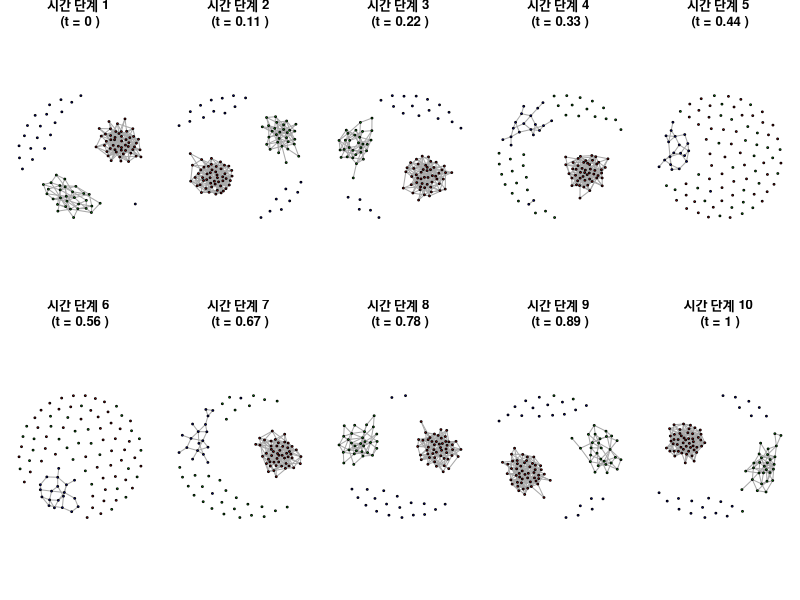
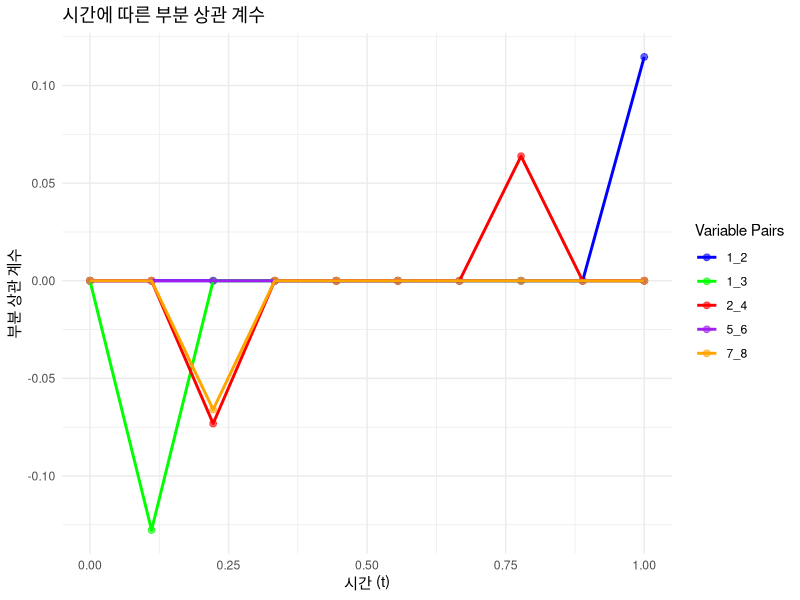
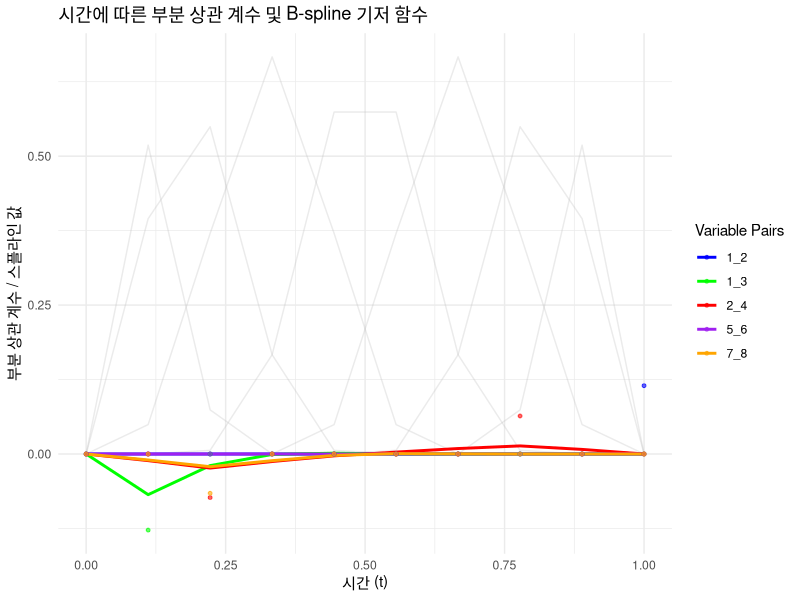

Write the R code that produced these figures, in order.
# 필요한 패키지 설치 및 로드
required_packages <- c("igraph", "Matrix", "MASS", "splines", "ggplot2", "reshape2", "glmnet")
new_packages <- required_packages[!(required_packages %in% installed.packages()[,"Package"])]
if(length(new_packages)) install.packages(new_packages)

library(igraph)
library(Matrix)
library(MASS)       # 다변량 정규분포 샘플링을 위해
library(splines)    # B-spline 기저 함수 생성을 위해
library(ggplot2)    # 시각화를 위해
library(reshape2)   # 데이터 재구성을 위해
library(glmnet)     # 페널티 기반 회귀를 위해

# 1. 데이터 생성 및 네트워크 시각화

# 시간에 따라 변하는 함수 f1(t), f2(t), f3(t) 정의
f1 <- function(t) {
  if (t >= 0 && t <= 0.342) {
    return(5 * (t - 0.5)^2 - 0.125)
  } else if (t > 0.342 && t <= 0.658) {
    return(0)
  } else if (t > 0.658 && t <= 1) {
    return(-5 * (t - 0.5)^2 + 0.125)
  } else {
    stop("t는 [0, 1] 범위 내에 있어야 합니다.")
  }
}

f2 <- function(t) {
  if (t >= 0 && t <= 0.3) {
    return(-3 * t + 0.9)
  } else if (t > 0.3 && t <= 0.7) {
    return(0)
  } else if (t > 0.7 && t <= 1) {
    return(3 * t - 2.1)
  } else {
    stop("t는 [0, 1] 범위 내에 있어야 합니다.")
  }
}

f3 <- function(t) {
  if (t >= 0.3 && t <= 0.7) {
    return(-22.5 * (t - 0.5)^2 + 0.9)
  } else {
    return(0)
  }
}

# 집중 행렬 생성 함수 정의 (대각 우위 보장)
generate_precision_matrix <- function(block_sizes, fk, rho = 0.08, epsilon = 1e-4) {
  p <- sum(block_sizes)  # 전체 노드 수
  A <- matrix(0, nrow = p, ncol = p)  # 0으로 초기화
  
  # 블록의 시작과 끝 인덱스 계산
  block_ends <- cumsum(block_sizes)
  block_starts <- c(1, head(block_ends, -1) + 1)
  
  for (k in 1:length(block_sizes)) {
    start <- block_starts[k]
    end <- block_ends[k]
    size <- block_sizes[k]
    
    # 베르누이 랜덤 변수 생성
    U <- matrix(rbinom(size * size, 1, rho), nrow = size, ncol = size)
    
    # 대각 성분은 0으로 설정 (자기 자신과의 연결은 없음)
    diag(U) <- 0
    
    # 비대각 성분에 fk[k] * U 적용
    A_block <- fk[k] * U
    
    # 행렬 A에 블록 삽입
    A[start:end, start:end] <- A_block
  }
  
  # 대칭 행렬로 만들기 (교환 가능성 유지)
  A <- (A + t(A)) / 2
  
  # 대각 성분 설정 (대각 우위 보장)
  diag(A) <- abs(rowSums(A)) + 1  # 각 행의 절대값 합 + 1
  
  # 양의 정부호성 확인 및 보정
  eigenvalues <- eigen(A, symmetric = TRUE, only.values = TRUE)$values
  
  if (min(eigenvalues) <= 0) {
    A <- A + (abs(min(eigenvalues)) + epsilon) * diag(p)
    cat("양의 정부호성 보정을 수행했습니다.\n")
  }
  
  return(A)
}

# 블록별 노드 수 설정
block_sizes <- c(50, 30, 20)  # 블록1: 50노드, 블록2: 30노드, 블록3: 20노드

# 시간 단계 설정
time_steps <- 10

# 샘플 크기 설정
n_samples <- 200

# 전체 노드 수
p <- sum(block_sizes)

# 생성된 데이터를 저장할 배열 초기화 (n_samples x p x time_steps)
data_array <- array(0, dim = c(n_samples, p, time_steps))

# 각 시간 단계에서의 공분산 행렬을 저장할 리스트 초기화
covariance_matrices <- vector("list", time_steps)

# 각 시간 단계에서의 집중 행렬을 저장할 리스트 초기화
precision_matrices <- vector("list", time_steps)

# 시간 점들 계산 (0부터 1까지 균등한 간격으로)
time_points <- seq(0, 1, length.out = time_steps)

# 그래프 생성 및 시각화 반복을 위한 그래픽 파라미터 설정
par(mfrow = c(2, ceiling(time_steps / 2)), mar = c(1, 1, 2, 1))  # 그래프 간 여백 조정

for (t_idx in 1:time_steps) {
  t_real <- time_points[t_idx]
  
  cat("\n시간 단계:", t_idx, "(t_real =", round(t_real, 3), ")\n")
  
  # 각 함수 f1(t), f2(t), f3(t) 계산
  fk_current <- c(f1(t_real), f2(t_real), f3(t_real))
  
  cat("fk_current:", fk_current, "\n")
  
  # 집중 행렬 생성
  A_t <- generate_precision_matrix(block_sizes, fk_current, rho = 0.08)
  
  # A_t의 차원 확인
  cat("A_t dimensions:", dim(A_t), "\n")
  
  # 공분산 행렬 계산 시도
  Sigma_t <- tryCatch({
    solve(A_t)
  }, error = function(e) {
    cat("공분산 행렬을 계산하는 중 에러 발생:", e$message, "\n")
    # 정밀 행렬에 약간의 노이즈 추가하여 양의 정부호성 보장
    A_t_adj <- A_t + 1e-4 * diag(p)
    solve(A_t_adj)
  })
  
  # Sigma_t의 차원 확인
  cat("Sigma_t dimensions:", dim(Sigma_t), "\n")
  
  # 공분산 행렬 대칭화 (수치 오차 방지)
  Sigma_t <- (Sigma_t + t(Sigma_t)) / 2
  
  # 양의 정부호성 확인 및 보정
  eigenvalues <- eigen(Sigma_t, symmetric = TRUE, only.values = TRUE)$values
  min_eigenvalue <- min(eigenvalues)
  
  if (min_eigenvalue <= 0) {
    Sigma_t <- Sigma_t + (abs(min_eigenvalue) + 1e-4) * diag(p)
    cat("양의 정부호성 보정을 수행했습니다.\n")
  }
  
  # 공분산 행렬 및 집중 행렬 저장
  covariance_matrices[[t_idx]] <- Sigma_t
  precision_matrices[[t_idx]] <- A_t
  
  # 다변량 정규분포로부터 데이터 샘플링
  data_samples <- mvrnorm(n = n_samples, mu = rep(0, p), Sigma = Sigma_t)
  
  # 데이터 배열에 저장
  data_array[, , t_idx] <- data_samples
  
  # 집중 행렬을 인접 행렬로 변환 (비대각 성분이 0이 아닌 경우에만 연결)
  adj_matrix_t <- as.matrix(A_t)
  adj_matrix_t[adj_matrix_t != 0] <- 1  # 연결 여부만 표시
  diag(adj_matrix_t) <- 0              # 자기 자신과의 연결 제거
  
  # 그래프 생성
  g_t <- graph_from_adjacency_matrix(adj_matrix_t, mode = "undirected", diag = FALSE)
  
  # 정점 수와 간선 수 확인
  cat("Time_step", t_idx, "has", vcount(g_t), "vertices and", ecount(g_t), "edges.\n")
  
  # 정점 이름을 명시적으로 설정
  V(g_t)$name <- as.character(1:p)
  
  # 블록 정보 추가 (정점 순서대로 할당)
  V(g_t)$block <- rep(1:length(block_sizes), times = block_sizes)
  
  # 블록별 색상 설정
  block_colors <- c("red", "green", "blue")
  
  # 블록 색상이 올바르게 설정되었는지 확인
  if (length(V(g_t)$block) != vcount(g_t)) {
    cat("Error: Length of block assignments (", length(V(g_t)$block), 
        ") does not match number of vertices (", vcount(g_t), ").\n", sep = "")
  } else {
    V(g_t)$color <- block_colors[V(g_t)$block]
  }
  
  # 네트워크 플롯
  plot(g_t,
       vertex.size = 3,
       vertex.label = NA,
       main = paste("시간 단계", t_idx, "\n(t =", round(t_real, 2), ")"),
       layout = layout_with_fr(g_t))
}

# 데이터 구조 확인
cat("\n데이터 배열의 차원:", dim(data_array), "\n")  # n_samples x p x time_steps

# 데이터 배열의 예시 출력
# 첫 번째 샘플, 첫 번째 노드, 시간 단계별 값
cat("첫 번째 샘플, 첫 번째 노드의 시간 단계별 값:\n")
print(data_array[1, 1, ])

# 2. 부분 상관 계수 계산

# 부분 상관 계수를 저장할 리스트 초기화
partial_correlations <- vector("list", time_steps)

for (t_idx in 1:time_steps) {
  Sigma_t <- covariance_matrices[[t_idx]]
  Theta_t <- precision_matrices[[t_idx]]
  
  cat("\nTheta_t for time_step", t_idx, ":\n")
  
  # Theta_t가 NULL인지 확인
  if (is.null(Theta_t)) {
    cat("Theta_t for time_step", t_idx, "is NULL. Skipping.\n")
    next
  }
  
  # Theta_t의 크기 확인
  cat("Theta_t dimensions:", dim(Theta_t), "\n")
  
  if (!all(dim(Theta_t) == c(p, p))) {
    cat("Theta_t for time_step", t_idx, "does not match expected dimensions. Skipping.\n")
    next
  }
  
  cat("Processing time_step", t_idx, "\n")
  
  # 부분 상관 계수 계산
  rho_matrix_t <- matrix(0, nrow = p, ncol = p)
  
  for (i in 1:(p-1)) {
    for (j in (i+1):p) {
      rho_ij <- -Theta_t[i, j] / sqrt(Theta_t[i, i] * Theta_t[j, j])
      rho_matrix_t[i, j] <- rho_ij
      rho_matrix_t[j, i] <- rho_ij
    }
  }
  
  partial_correlations[[t_idx]] <- rho_matrix_t
}

# 부분 상관 계수 존재 여부 확인
cat("\npartial_correlations 리스트의 NULL 여부:\n")
print(sapply(partial_correlations, is.null))  # Should all be FALSE

# 3. B-spline 기저 함수 생성

# B-spline 기저 함수 생성 (계수 중첩을 반영하도록 수정)
num_knots <- 5  # 내부 노드 수를 5로 설정
degree <- 3     # 3차 B-spline

# 시간 점들 계산 (0부터 1까지 균등한 간격으로)
time_points <- seq(0, 1, length.out = time_steps)

# 노드 설정 (경계 노드 포함)
knots <- c(rep(time_points[1], degree), 
           quantile(time_points, probs = seq(0, 1, length.out = num_knots + 2))[-c(1, num_knots + 2)], 
           rep(time_points[length(time_points)], degree))

# splineDesign 함수 호출 시 outer.ok = TRUE 설정
bs_basis <- splineDesign(knots = knots, x = time_points, ord = degree + 1, outer.ok = TRUE)

# 기저 함수의 차원 확인
cat("\nbs_basis dimensions:", dim(bs_basis), "\n")  # time_steps x (num_knots + degree)

# B-spline 기저 함수 데이터를 데이터 프레임으로 변환
spline_data <- data.frame(Time = time_points)
for (h in 1:ncol(bs_basis)) {
  spline_data[[paste0("B", h)]] <- bs_basis[, h]
}

# 데이터 프레임을 길게 변환 (melt)
if (exists("spline_data")) {
  spline_data_long <- melt(spline_data, id.vars = "Time", variable.name = "Spline", value.name = "Value")
} else {
  stop("Error: 'spline_data' 객체가 생성되지 않았습니다.")
}

# `spline_data_long` 객체 확인
if (!exists("spline_data_long")) {
  stop("Error: 'spline_data_long' 객체가 생성되지 않았습니다.")
}

cat("\nspline_data_long의 첫 몇 행:\n")
print(head(spline_data_long))

# 4. 그룹 SCAD 패널티 및 최적화 알고리즘 구현

# 선택된 변수 쌍 선택 (예: 5개의 변수 쌍)
selected_pairs <- list(
  c(1, 2),
  c(1, 3),
  c(2, 4),
  c(5, 6),
  c(7, 8)
)

# 그룹 구조 정의: 각 스플라인 기저 함수는 degree+1개의 인접한 계수와 연관됨
group_size <- degree + 1
groups <- list()
num_basis <- ncol(bs_basis)
for (h in 1:num_basis) {
  # 각 기저 함수에 대해 그룹 정의 (중첩)
  # h번째 기저 함수는 h, h+1, ..., h+degree 계수와 관련됨
  group_indices <- h:(h + degree)
  # 계수가 범위를 벗어나지 않도록 조정
  group_indices <- group_indices[group_indices <= num_basis]
  groups[[h]] <- group_indices
}

# 예시: 그룹 구조 확인
cat("\n그룹 구조의 첫 5개 그룹:\n")
print(groups[1:5])

# SCAD 페널티 함수 정의
scad <- function(beta, lambda, gamma = 3.7) {
  abs_beta <- abs(beta)
  penalty <- ifelse(abs_beta <= lambda, lambda * abs_beta,
                    ifelse(abs_beta <= gamma * lambda, 
                           (-abs_beta^2 + 2 * gamma * lambda * abs_beta - lambda^2) / (2 * (gamma - 1)),
                           (gamma + 1) * lambda^2 / 2))
  return(penalty)
}

# SCAD 페널티 함수 정의 (그룹 단위)
scad_group <- function(beta_group, lambda, gamma = 3.7) {
  norm_beta <- sqrt(sum(beta_group^2))
  if (norm_beta <= lambda) {
    return(lambda * norm_beta)
  } else if (norm_beta <= gamma * lambda) {
    return((-norm_beta^2 + 2 * gamma * lambda * norm_beta - lambda^2) / (2 * (gamma - 1)))
  } else {
    return((gamma + 1) * lambda^2 / 2)
  }
}

# 전체 손실 함수 계산
calculate_piecewise_loss <- function(beta, sigma, time_points, y, w, b_spline_basis, groups, lambda, gamma = 3.7) {
  n <- dim(y)[1]       # 샘플 수
  p <- dim(y)[2]       # 변수 수
  time_steps <- length(time_points)
  Jn <- dim(b_spline_basis)[2]  # B-spline 계수의 수
  
  # 잔차 제곱합 계산
  rss <- 0
  for (k in 1:n) {
    for (i in 1:p) {
      for (u in 1:time_steps) {
        tku <- time_points[u]
        prediction <- 0
        for (j in 1:p) {
          if (i != j) {
            Bh <- b_spline_basis[u, ]
            beta_ij <- beta[i, j, ]
            prediction <- prediction +
              sum(beta_ij * Bh) *
              sqrt(sigma[j, j, u] / sigma[i, i, u]) * y[k, j, u]
          }
        }
        residual <- y[k, i, u] - prediction
        rss <- rss + w[k, i, u] * residual^2
      }
    }
  }
  
  # SCAD 페널티 계산 (그룹 단위)
  penalty <- 0
  for (g in 1:length(groups)) {
    group_indices <- groups[[g]]
    beta_group <- beta[group_indices]
    penalty <- penalty + scad_group(beta_group, lambda, gamma)
  }
  
  # 최종 손실 함수 값
  loss <- (1 / (2 * n * time_steps)) * rss + penalty
  return(loss)
}

# Proximal Gradient Method을 이용한 최적화 함수 정의
optimize_with_proximal_gradient <- function(y, X, groups, lambda, gamma = 3.7, max_iter = 1000, tol = 1e-6) {
  J <- ncol(X)
  beta <- rep(0, J)  # 초기값
  step_size <- 1 / (max(eigen(t(X) %*% X)$values) + 1)  # 스텝 사이즈 설정
  
  for (iter in 1:max_iter) {
    # 그라디언트 계산
    residual <- y - X %*% beta
    grad <- -t(X) %*% residual
    
    # 그라디언트 스텝
    beta_new <- beta - step_size * grad
    
    # 프로시멀 연산 (그룹 SCAD 패널티)
    for (g in 1:length(groups)) {
      idx <- groups[[g]]
      beta_subset <- beta_new[idx]
      
      # SCAD 프로시멀 함수 적용
      norm_beta <- sqrt(sum(beta_subset^2))
      if (norm_beta == 0) {
        beta_new[idx] <- 0
      } else {
        # 그룹 SCAD 프로시멀 연산
        shrinkage <- max(0, 1 - scad(norm_beta, lambda, gamma) / norm_beta)
        beta_new[idx] <- shrinkage * beta_subset
      }
    }
    
    # 수렴 여부 확인
    if (sum(abs(beta_new - beta)) < tol) {
      cat("Converged at iteration", iter, "\n")
      break
    }
    
    beta <- beta_new
    if (iter == max_iter) {
      cat("Reached maximum iterations\n")
    }
  }
  
  return(beta)
}

# 선택된 변수 쌍에 대해 B-spline 모델을 피팅하고 계수 저장
spline_coefficients <- list()

for (pair in selected_pairs) {
  i <- pair[1]
  j <- pair[2]
  
  cat("\n선택된 변수 쌍:", i, "-", j, "\n")
  
  # 각 시간 단계에서의 부분 상관 계수 추출
  rho_ij_t <- sapply(partial_correlations, function(rho_mat) {
    if (!is.null(rho_mat)) rho_mat[i, j] else NA
  })
  
  if (all(is.na(rho_ij_t))) {
    cat("Warning: 부분 상관 계수에 NA 값만 포함되어 있습니다. 해당 변수 쌍을 건너뜁니다.\n")
    spline_coefficients[[paste(i, j, sep = "_")]] <- rep(NA, ncol(bs_basis))
    next
  }
  
  # 결측치 제거
  valid_idx <- which(!is.na(rho_ij_t))
  y_fit <- rho_ij_t[valid_idx]
  X_fit <- bs_basis[valid_idx, ]
  
  # SCAD 페널티 적용을 위한 최적화
  lambda <- 0.1  # 페널티 매개변수 (조정 가능)
  gamma <- 3.7    # SCAD 매개변수
  
  # 프로시멀 그래디언트 알고리즘을 사용한 최적화
  beta_est <- optimize_with_proximal_gradient(y = y_fit, X = X_fit, groups = groups, 
                                              lambda = lambda, gamma = gamma, 
                                              max_iter = 1000, tol = 1e-6)
  
  spline_coefficients[[paste(i, j, sep = "_")]] <- beta_est
}

# 선택된 변수 쌍의 부분 상관 계수 및 스플라인 기저 함수 데이터를 데이터 프레임으로 변환
plot_data <- data.frame(
  Time = rep(time_points, length(selected_pairs)),
  Pair = rep(sapply(selected_pairs, function(x) paste(x[1], x[2], sep = "_")), each = time_steps),
  PartialCorrelation = unlist(lapply(selected_pairs, function(pair) {
    i <- pair[1]
    j <- pair[2]
    sapply(partial_correlations, function(rho_mat) if (!is.null(rho_mat)) rho_mat[i, j] else NA)
  })),
  SplineValue = unlist(lapply(selected_pairs, function(pair) {
    pair_name <- paste(pair[1], pair[2], sep = "_")
    if (!is.null(spline_coefficients[[pair_name]]) && !any(is.na(spline_coefficients[[pair_name]]))) {
      beta_est <- spline_coefficients[[pair_name]]
      # 계수 중첩을 반영하여 스플라인 값을 계산
      fitted_values <- bs_basis %*% beta_est
      return(fitted_values)
    } else {
      return(rep(NA, time_steps))
    }
  }))
)

# `plot_data` 상태 확인
cat("\nplot_data 상태:\n")
print(head(plot_data))

# `plot_data` NA 값 확인
if (any(is.na(plot_data$SplineValue))) {
  cat("Warning: SplineValue에 NA 값이 포함되어 있습니다. 시각화 시 일부 데이터가 제외될 수 있습니다.\n")
}

# `Pair` 변수를 factor로 변환하여 이산형 변수로 인식하게 함
plot_data$Pair <- as.factor(plot_data$Pair)

# ggplot2를 사용하여 부분 상관 계수 시각화
ggplot(data = plot_data, aes(x = Time, y = PartialCorrelation, color = Pair)) +
  geom_point(size = 2, alpha = 0.6) +
  geom_line(size = 1) +
  scale_color_manual(
    values = c("blue", "green", "red", "purple", "orange"),
    name = "Variable Pairs"
  ) +
  labs(title = "시간에 따른 부분 상관 계수",
       x = "시간 (t)",
       y = "부분 상관 계수") +
  theme_minimal()

# spline_coefficients의 첫 몇 개 확인
print(spline_coefficients[1:2])

# ggplot2를 사용하여 부분 상관 계수와 B-spline 기저 함수 시각화
ggplot() +
  geom_line(data = spline_data_long, aes(x = Time, y = Value, group = Spline), 
            color = "grey", size = 0.5, alpha = 0.3) +
  geom_line(data = plot_data, aes(x = Time, y = SplineValue, color = Pair), 
            size = 1) +
  geom_point(data = plot_data, aes(x = Time, y = PartialCorrelation, color = Pair), 
             size = 1, alpha = 0.6) +
  scale_color_manual(
    values = c("blue", "green", "red", "purple", "orange"),
    name = "Variable Pairs"
  ) +
  labs(title = "시간에 따른 부분 상관 계수 및 B-spline 기저 함수",
       x = "시간 (t)",
       y = "부분 상관 계수 / 스플라인 값") +
  theme_minimal()
#회색 스플라인: 스플라인 기저 함수의 중첩성을 시각적으로 확인할 수 있습니다.
#희소성: 많은 변수 쌍이 회색 스플라인만 표시되고, 주요 변수 쌍만 색상별로 강조되었다면 희소성이 잘 유도된 것입니다

